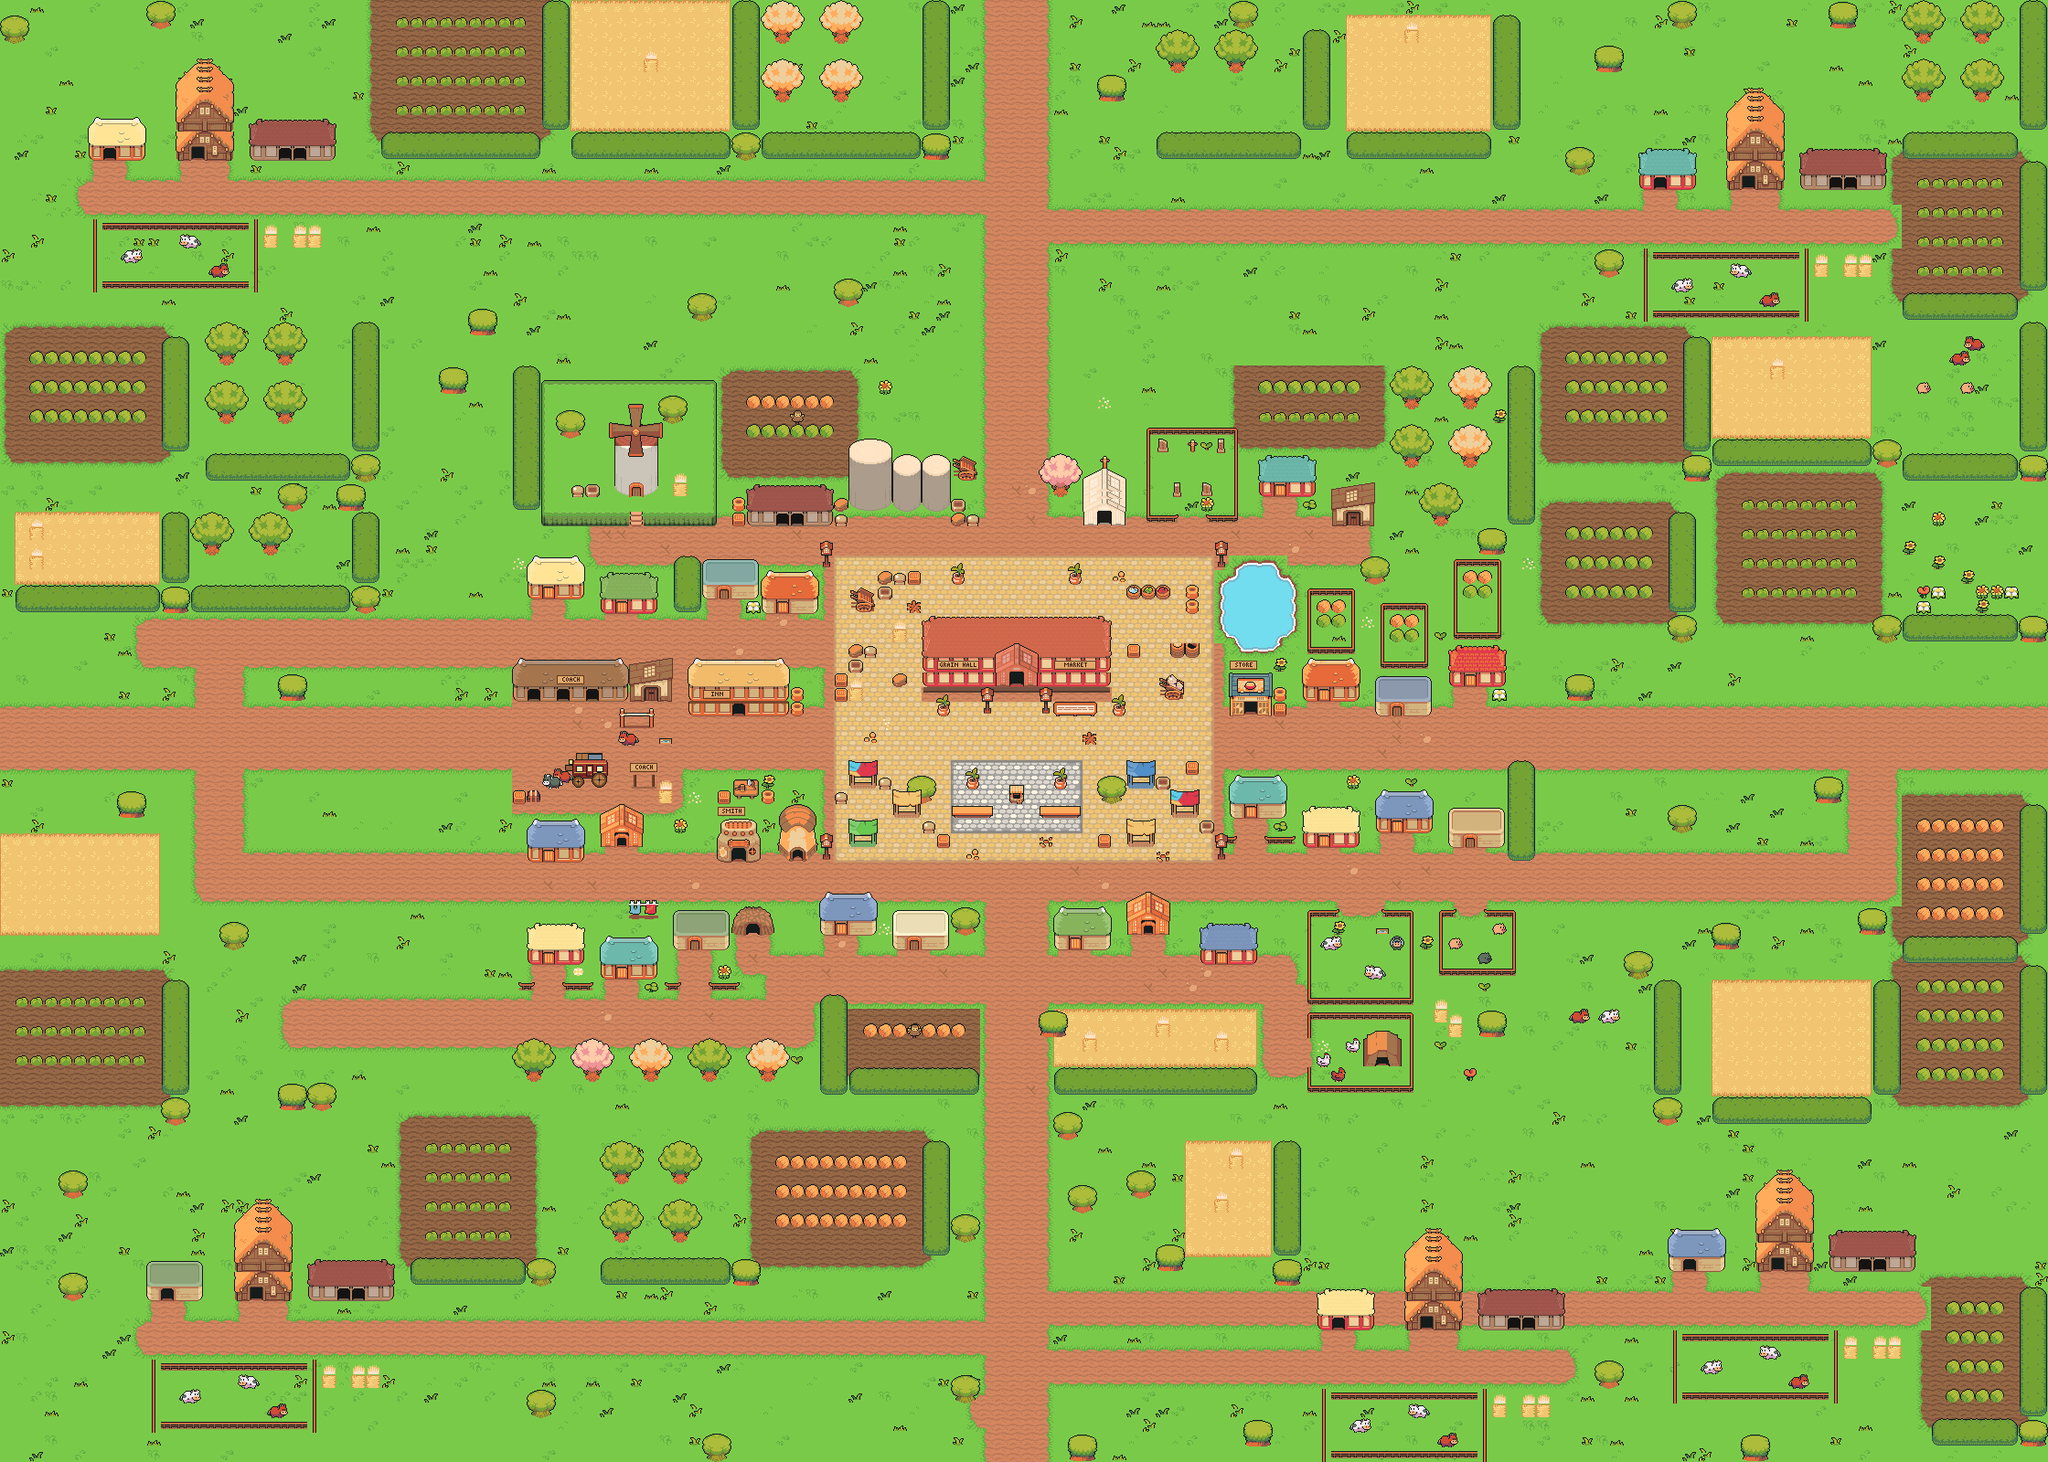

This game map was drawn from its Tiled (.tmx) file and the tilesets committed beside it. A one-line description and the trimmed map source follow:
An orthogonal 140x100 tile map with 16x16 px tiles, 4 tile layers (Background, Ground, Foreground, AboveSprites), 9 tilesets.

<map version="1.10" tiledversion="1.10.1" orientation="orthogonal" renderorder="right-down" width="140" height="100" tilewidth="16" tileheight="16" infinite="0" nextlayerid="5" nextobjectid="1">
 <tileset firstgid="1" source="tileset/ninja/ninja_PlainsFloor.tsx" />
 <tileset firstgid="573" source="tileset/ninja/ninja_PlainsWater.tsx" />
 <tileset firstgid="1049" source="tileset/ninja/ninja_TilesetNature.tsx" />
 <tileset firstgid="1553" source="tileset/ninja/ninja_TilesetHouse.tsx" />
 <tileset firstgid="2312" source="tileset/ninja/ninja_TilesetElement.tsx" />
 <tileset firstgid="2552" source="tileset/ninja/ninja_TilesetFloorDetail.tsx" />
 <tileset firstgid="2632" source="tileset/ninja/ninja_TilesetInteriorFloor.tsx" />
 <tileset firstgid="3006" source="tileset/ninja/ninja_TilesetReliefDetail.tsx" />
 <tileset firstgid="3150" source="tileset/ninja/ninja_PlainsExtras.tsx" />
 <layer id="1" name="Background" width="140" height="100">
  <data>[14000 cells, 14000 non-empty, 42 distinct tile ids]</data>
 </layer>
 <layer id="2" name="Ground" width="140" height="100">
  <data>[14000 cells, 1934 non-empty, 85 distinct tile ids]</data>
 </layer>
 <layer id="3" name="Foreground" width="140" height="100">
  <data>[14000 cells, 2056 non-empty, 419 distinct tile ids]</data>
 </layer>
 <layer id="4" name="AboveSprites" width="140" height="100">
  <data>[14000 cells, 734 non-empty, 260 distinct tile ids]</data>
 </layer>
</map>
